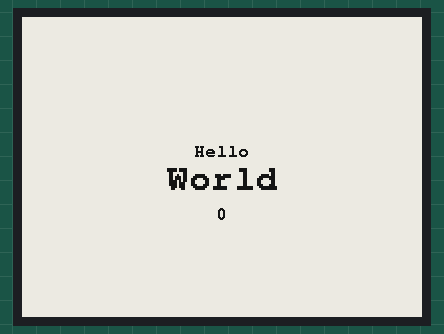
A sketch run on a simulated ESP32-C3. On the bench: 400×300 one-colour display. What the sketch prints to the serial monitor is not drawn.

Above: at 6.4 s.

The sketch:

ArduinoIDE_EpaperGadget_Example.ino
```cpp
/*
STEPS:
BOARDS MANAGER: install "esp32" or "Arduino ESP32 Boards"
LIBRARY MANAGER: install GxEPD2 by Jean-Marc Zingg
Tools:
-Select Board: "ESPC3 Dev Module"
-Select Port: "COM{something}"
-USB CDC On Boot: Enabled
|
|
--- Pin mapping for ESP32-C3-WROOM-02---
#define CS_PIN 7 // Chip select - IO7
#define BUSY_PIN 3 // Busy - IO3
#define RES_PIN 2 // Reset - IO2
#define DC_PIN 1 // Data/Command - IO1
#define SCL_PIN 4 // SCK - IO4
#define SDA_PIN 6 // MOSI - IO6
#define USER1 (5) // Button1 - IO5
#define USER2 (10) // Button2 -IO10
*/

#include <GxEPD2_BW.h>
#include <Fonts/FreeMonoBold9pt7b.h>
// base class GxEPD2_GFX can be used to pass references or pointers to the display instance as parameter, uses ~1.2k more code
// enable or disable GxEPD2_GFX base class
#define ENABLE_GxEPD2_GFX 0

// ESP32-C3 CS(SS)=7,SCL(SCK)=4,SDA(MOSI)=6,BUSY=3,RES(RST)=2,DC=1
#define CS_PIN (7)
#define BUSY_PIN (3)
#define RES_PIN (2)
#define DC_PIN (1)
#define INPUT1 (5)
#define INPUT2 (10)

// 4.2'' EPD Module
GxEPD2_BW<GxEPD2_420_GDEY042T81, GxEPD2_420_GDEY042T81::HEIGHT> display(GxEPD2_420_GDEY042T81(/*CS=5*/ CS_PIN, /*DC=*/ DC_PIN, /*RES=*/ RES_PIN, /*BUSY=*/ BUSY_PIN)); // 400x300, SSD1683

int counter = 0;
void setup()
{
  Serial.begin(115200);
  Serial.println("setup");
  display.init(115200,true,50,false);
  delay(1000);
  setFrame();
  display.init(115200,false,50,false);
}

const char Line1[] = "Hello";
const char Line2[] = "World";
int16_t y2;
void setFrame()
{
  display.setRotation(0);
  display.setFont(&FreeMonoBold9pt7b);
  display.setTextColor(GxEPD_BLACK);
  int16_t tbx, tby; uint16_t tbw, tbh;
  display.setFullWindow();
  display.firstPage();
  do {
    display.fillScreen(GxEPD_WHITE);
    //Line1
    display.setTextSize(1);
    display.getTextBounds(Line1, 0, 0, &tbx, &tby, &tbw, &tbh);
    int16_t x1 = (display.width() - tbw)/2 - tbx;
    int16_t y1 = display.height()/2 - tbh;
    display.setCursor(x1, y1);
    display.print(Line1);
    //Line 2
    display.setTextSize(2);
    display.getTextBounds(Line2, 0, 0, &tbx, &tby, &tbw, &tbh);
    int16_t x2 = (display.width() - tbw)/2 - tbx;
    y2 = y1 + tbh + 10;
    display.setCursor(x2, y2);
    display.print(Line2);
  } while (display.nextPage());
}

char counterChar[20];
void partialUpdateCounter()
{
  sprintf(counterChar,"%d",counter);
  display.setTextSize(1);
  int16_t ptbx, ptby; uint16_t ptbw, ptbh;
  display.getTextBounds(counterChar, 0, 0, &ptbx, &ptby, &ptbw, &ptbh);
  uint16_t PartialUpdateX = (display.width() - ptbw)/2 - ptbx;
  uint16_t PartialUpdateY = y2 + 20;
  uint16_t PartialUpdateW = ptbw + 10;
  uint16_t PartialUpdateH = ptbh + 10;
  display.setPartialWindow(PartialUpdateX,PartialUpdateY,PartialUpdateW,PartialUpdateH);
  display.firstPage();
  do{
    display.fillRect(PartialUpdateX,PartialUpdateY,PartialUpdateW,PartialUpdateH,GxEPD_WHITE);
    display.setCursor(PartialUpdateX,PartialUpdateY - ptby);
    display.print(counterChar);
  }
  while(display.nextPage());
  Serial.println("Counter:"+String(counter));
  counter += 1;
}


void loop()
{
  Serial.println("loop");
  partialUpdateCounter();
  delay(5000);//
}
```
